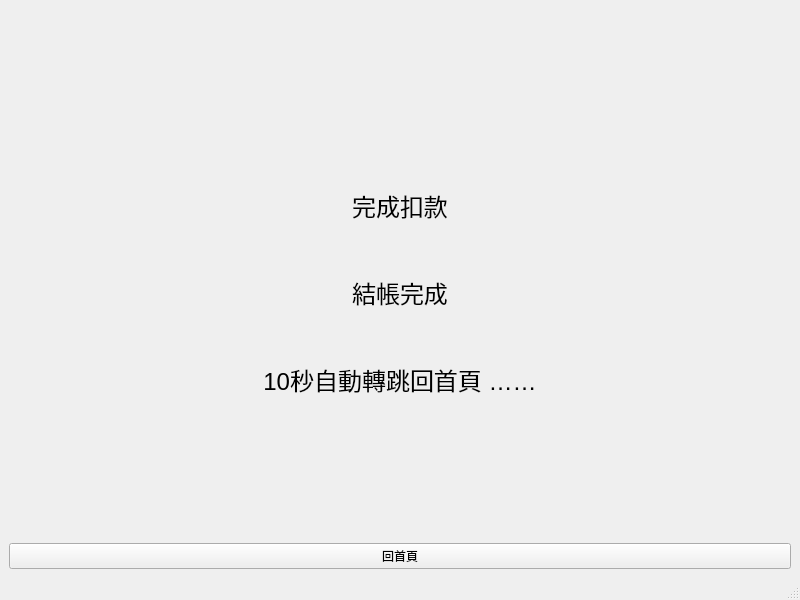
<?xml version="1.0" encoding="UTF-8"?>
<ui version="4.0">
 <class>MainWindow</class>
 <widget class="QMainWindow" name="MainWindow">
  <property name="geometry">
   <rect>
    <x>0</x>
    <y>0</y>
    <width>800</width>
    <height>600</height>
   </rect>
  </property>
  <property name="windowTitle">
   <string>MainWindow</string>
  </property>
  <widget class="QWidget" name="centralwidget">
   <layout class="QGridLayout" name="gridLayout">
    <item row="0" column="0">
     <widget class="QLabel" name="lable">
      <property name="text">
       <string>&lt;html&gt;&lt;head/&gt;&lt;body&gt;&lt;p align=&quot;center&quot;&gt;&lt;br/&gt;&lt;/p&gt;&lt;p align=&quot;center&quot;&gt;&lt;br/&gt;&lt;/p&gt;&lt;p align=&quot;center&quot;&gt;&lt;br/&gt;&lt;/p&gt;&lt;p align=&quot;center&quot;&gt;&lt;span style=&quot; font-family:'微軟正黑體'; font-size:18pt; color:#000000;&quot;&gt;完成扣款&lt;/span&gt;&lt;/p&gt;&lt;p align=&quot;center&quot;&gt;&lt;br/&gt;&lt;/p&gt;&lt;p align=&quot;center&quot;&gt;&lt;span style=&quot; font-family:'微軟正黑體'; font-size:18pt; color:#000000;&quot;&gt;結帳完成&lt;/span&gt;&lt;/p&gt;&lt;p align=&quot;center&quot;&gt;&lt;br/&gt;&lt;/p&gt;&lt;p align=&quot;center&quot;&gt;&lt;span style=&quot; font-family:'微軟正黑體'; font-size:18pt; color:#000000;&quot;&gt;10秒自動轉跳回首頁 ……&lt;/span&gt;&lt;/p&gt;&lt;p align=&quot;center&quot;&gt;&lt;br/&gt;&lt;/p&gt;&lt;p align=&quot;center&quot;&gt;&lt;br/&gt;&lt;/p&gt;&lt;/body&gt;&lt;/html&gt;</string>
      </property>
     </widget>
    </item>
    <item row="1" column="0">
     <widget class="QPushButton" name="btn_goback">
      <property name="text">
       <string>回首頁</string>
      </property>
     </widget>
    </item>
   </layout>
  </widget>
  <widget class="QMenuBar" name="menubar">
   <property name="geometry">
    <rect>
     <x>0</x>
     <y>0</y>
     <width>800</width>
     <height>22</height>
    </rect>
   </property>
  </widget>
  <widget class="QStatusBar" name="statusbar"/>
 </widget>
 <resources/>
 <connections>
  <connection>
   <sender>btn_goback</sender>
   <signal>clicked()</signal>
   <receiver>btn_goback</receiver>
   <slot>click()</slot>
   <hints>
    <hint type="sourcelabel">
     <x>408</x>
     <y>545</y>
    </hint>
    <hint type="destinationlabel">
     <x>472</x>
     <y>546</y>
    </hint>
   </hints>
  </connection>
 </connections>
</ui>
